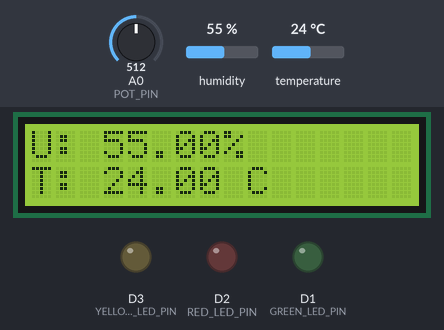
A sketch run on a simulated ESP8266 (NodeMCU). Parts: 16×2 character LCD, output pins drawn as LEDs (lit = HIGH). The inputs (shaded band) are chosen by the test bench; at power-on: temperature 24 °C, A0 (POT_PIN) = 512, humidity 55 %. WiFi joins after 1.5 s; servers stay silent unless stated.

Above: at 4.5 s.
4.6 s: temperature set to 26 °C
At 7.6 s:
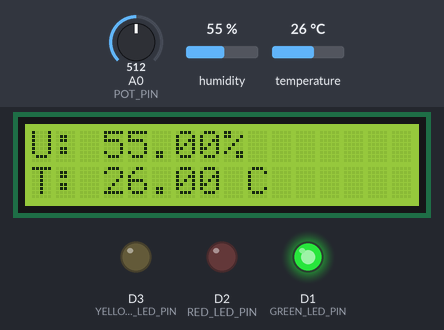
8.5 s: A0 (POT_PIN) set to 647
At 14.2 s:
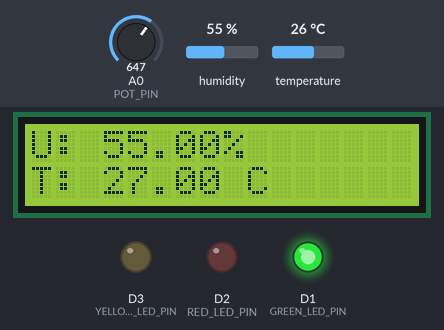
14.5 s: A0 (POT_PIN) set to 678
At 19.9 s:
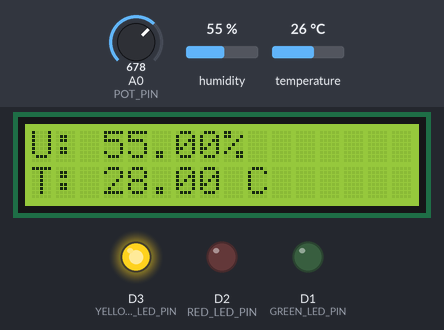
20.6 s: temperature set to 30 °C
At 22.7 s:
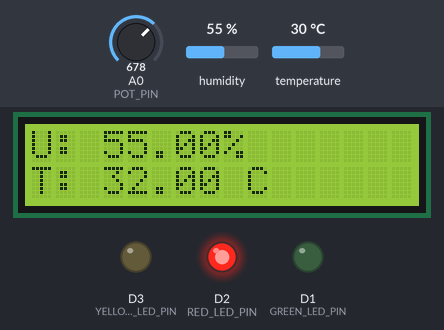
24.5 s: humidity set to 22 %
At 26.6 s:
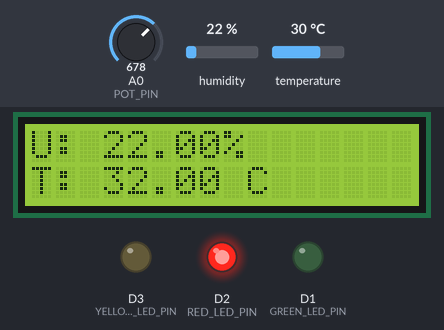
28.4 s: A0 (POT_PIN) set to 511
At 34.9 s:
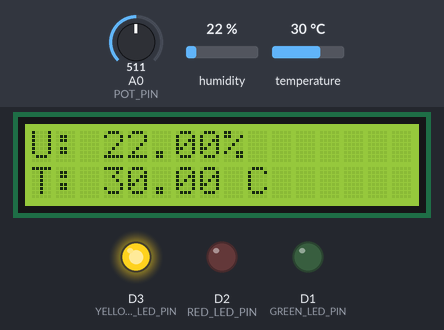
Timing chart, 0 to 36.4 s (numbered marks = the images above; inputs shaded):
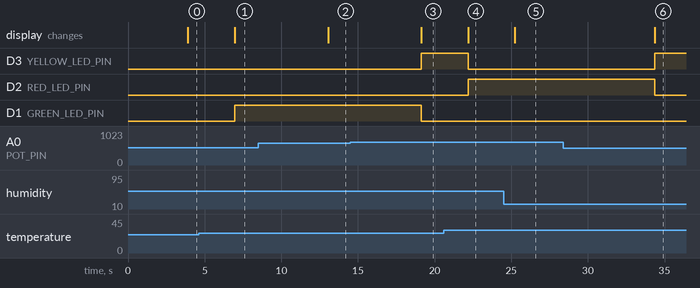

Measured:
- the behaviour switches between 24 and 25 °C on temperature (found by bisection; images 0 and 1)
- the behaviour switches between 664 and 665 on A0 (POT_PIN) (found by bisection; images 2 and 3)
- the behaviour switches between 28 and 29 °C on temperature (found by bisection; images 3 and 4)
- after the input at 4.6 s, D1 (GREEN_LED_PIN): LOW → HIGH after 2.4 s; the display: changes after 2.4 s (image 1)
- after the input at 8.5 s, the display: changes after 4.6 s (image 2)
- after the input at 14.5 s, D3 (YELLOW_LED_PIN): LOW → HIGH after 4.6 s; D1 (GREEN_LED_PIN): HIGH → LOW after 4.6 s; the display: changes after 4.6 s (image 3)
- after the input at 20.6 s, D3 (YELLOW_LED_PIN): HIGH → LOW after 1.6 s; D2 (RED_LED_PIN): LOW → HIGH after 1.6 s; the display: changes after 1.6 s (image 4)
- after the input at 24.5 s, the display: changes after 0.74 s (image 5)
- after the input at 28.4 s, D3 (YELLOW_LED_PIN): LOW → HIGH after 6.0 s; D2 (RED_LED_PIN): HIGH → LOW after 6.0 s; the display: changes after 6.0 s (image 6)

The sketch:

codigotrabalho.ino
```cpp
#define BLYNK_TEMPLATE_ID           "TMPL2HKR03-9w"
#define BLYNK_TEMPLATE_NAME         "PROJETO AVICULTURA"
#define BLYNK_AUTH_TOKEN            "Jsuay_1YnFLYQXHAeP4iBWB3VNKaV_YK"

#define BLYNK_PRINT Serial

#include <ESP8266WiFi.h>
#include <BlynkSimpleEsp8266.h>
#include <DHT.h>
#include <Wire.h>
#include <LiquidCrystal_I2C.h>

char ssid[] = "YourNetworkName";
char pass[] = "YourPassword";

LiquidCrystal_I2C lcd(0x27, 16, 2);
#define DHTPIN D4
#define DHTTYPE DHT11
#define POT_PIN A0

#define RED_LED_PIN D2
#define YELLOW_LED_PIN D3
#define GREEN_LED_PIN D1

DHT dht(DHTPIN, DHTTYPE);

float humidityAdjustment = 0.0;
float temperatureAdjustment = 0.0;

void setup() {
  Serial.begin(115200);
  lcd.init();
  lcd.setBacklight(HIGH);
  dht.begin();
  Blynk.begin(BLYNK_AUTH_TOKEN, ssid, pass);

  pinMode(RED_LED_PIN, OUTPUT);
  pinMode(YELLOW_LED_PIN, OUTPUT);
  pinMode(GREEN_LED_PIN, OUTPUT);

  digitalWrite(RED_LED_PIN, LOW);
  digitalWrite(YELLOW_LED_PIN, LOW);
  digitalWrite(GREEN_LED_PIN, LOW);
}

void loop() {
  Blynk.run();
  delay(2000);
  readAndDisplaySensorData();
  controlLEDsBasedOnTemperature();
  delay(1000);
}

void readAndDisplaySensorData() {
  float humidity = dht.readHumidity() + humidityAdjustment;
  float temperature = dht.readTemperature() + temperatureAdjustment;

  if (isnan(humidity) || isnan(temperature)) {
    Serial.println("Erro ao ler o sensor!");
    lcd.clear();
    lcd.setCursor(0, 0);
    lcd.print("Erro no sensor");

    digitalWrite(RED_LED_PIN, LOW);
    digitalWrite(YELLOW_LED_PIN, LOW);
    digitalWrite(GREEN_LED_PIN, LOW);
  } else {
    lcd.clear();
    lcd.setCursor(0, 0);
    lcd.print("U: ");
    lcd.print(humidity);
    lcd.print("%");
    lcd.setCursor(0, 1);
    lcd.print("T: ");
    lcd.print(temperature);
    lcd.print(" C");

    Blynk.virtualWrite(V0, temperature);
    Blynk.virtualWrite(V1, humidity);
  }
}

void controlLEDsBasedOnTemperature() {
  float temperature = dht.readTemperature() + temperatureAdjustment;

  if (temperature >= 31 && temperature <= 35) {
    digitalWrite(RED_LED_PIN, HIGH);
    digitalWrite(YELLOW_LED_PIN, LOW);
    digitalWrite(GREEN_LED_PIN, LOW);
  } else if (temperature >= 28 && temperature <= 30) {
    digitalWrite(RED_LED_PIN, LOW);
    digitalWrite(YELLOW_LED_PIN, HIGH);
    digitalWrite(GREEN_LED_PIN, LOW);
  } else if (temperature >= 25 && temperature <= 27) {
    digitalWrite(RED_LED_PIN, LOW);
    digitalWrite(YELLOW_LED_PIN, LOW);
    digitalWrite(GREEN_LED_PIN, HIGH);
  } else {
    digitalWrite(RED_LED_PIN, LOW);
    digitalWrite(YELLOW_LED_PIN, LOW);
    digitalWrite(GREEN_LED_PIN, LOW);
  }

  int potValue = analogRead(POT_PIN);
  temperatureAdjustment = map(potValue, 0, 1023, -5, 5);
}
```
